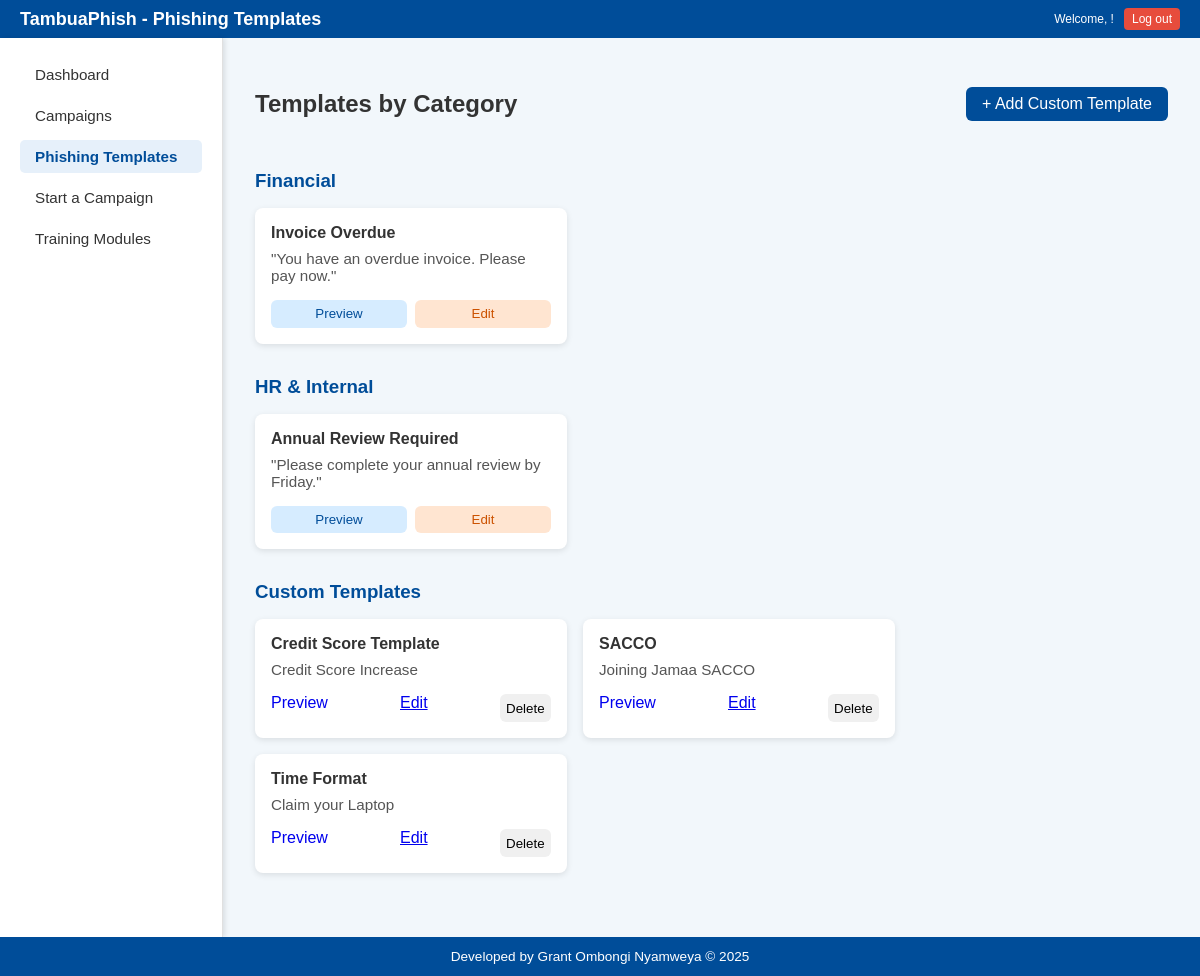
Page /phishing-templates (signed in) on the committed database.
### models.py (models this page shows)
class CustomEmailTemplate(db.Model):
    id = db.Column(db.Integer, primary_key=True)
    user_id = db.Column(db.Integer, db.ForeignKey('user.id'), nullable=False)
    template_name = db.Column(db.String(100), nullable=False)
    sender_name = db.Column(db.String(100), nullable=False)
    subject = db.Column(db.String(200), nullable=False)
    email_body = db.Column(db.Text, nullable=False)

### routes.py (the view)
@routes_bp.route('/phishing-templates')
def phishing_templates():
    if 'username' not in session:
        return redirect(url_for('routes.login'))
    current_user = User.query.filter_by(username=session['username']).first()
    if not current_user:
        flash('User not found.', 'danger')
        return redirect(url_for('routes.login'))
    templates = CustomEmailTemplate.query.filter_by(user_id=current_user.id).all()
    return render_template('templates.html', templates=templates)

### templates/templates.html (shortened to what this page needs)
<!DOCTYPE html>
<html lang="en">
<head>
  <link rel="stylesheet" href="{{ url_for('static', filename='templates.css') }}" />
</head>
<body>
  <header class="main-header">
    <div class="header-left">
      <h1>TambuaPhish - Phishing Templates</h1>
    </div>
    <div class="header-right">
      <p>Welcome, {{ username }}!</p>
      <a href="{{ url_for('routes.logout') }}" class="logout-button">Log out</a>
    </div>
  </header>
  <div class="dashboard-wrapper">
    <aside class="sidebar">
      <nav>
        <ul>
          <li><a href="{{url_for('routes.dashboard')}}">Dashboard</a></li>
          <li><a href="{{url_for('routes.campaigns')}}">Campaigns</a></li>
          <li><a href="{{url_for('routes.phishing_templates')}}" class="active">Phishing Templates</a></li>
          <li><a href="{{url_for('routes.start_a_campaign')}}">Start a Campaign</a></li>
          <li><a href="{{url_for('routes.training_modules')}}">Training Modules</a></li>
        </ul>
      </nav>
    </aside>
    <div class="main-content">
      <div class="template-header">
        <h2>Templates by Category</h2>
        <a href="{{ url_for('routes.create_custom_template') }}" id="add-template-btn" style="text-decoration: none;">+ Add Custom Template</a>
      </div>
      <div class="template-categories">
        <div class="category">
          <h3>Financial</h3>
          <div class="template-list">
            <div class="template-card">
              <h4>Invoice Overdue</h4>
              <p>"You have an overdue invoice. Please pay now."</p>
              <div class="template-actions">
                <button class="preview-btn">Preview</button>
                <button class="edit-btn">Edit</button>
              </div>
            </div>
          </div>
        </div>
        <div class="category">
          <h3>HR & Internal</h3>
          <div class="template-list">
            <div class="template-card">
              <h4>Annual Review Required</h4>
              <p>"Please complete your annual review by Friday."</p>
              <div class="template-actions">
                <button class="preview-btn">Preview</button>
                <button class="edit-btn">Edit</button>
              </div>
            </div>
          </div>
        </div>
        <div class="category">
          <h3>Custom Templates</h3>
          <div class="template-list">
            {% for template in templates %}
            <div class="template-card custom">
              <h4>{{ template.template_name }}</h4>
              <p>{{ template.subject }}</p>
              <div class="template-actions">
                <form action="{{ url_for('routes.preview_template', template_id=template.id) }}" method="GET" style="display: inline;">
                  <a href="{{ url_for('routes.preview_template', template_id=template.id) }}" class="btn btn-primary" style="text-decoration: none;">Preview</a>
                </form>
                <a href="{{ url_for('routes.edit_template', template_id=template.id) }}" class="btn btn-sm btn-warning">Edit</a>
                <form action="{{ url_for('routes.delete_template', template_id=template.id) }}" method="POST" style="display: inline;">
                  <button type="submit" class="btn btn-sm btn-danger" onclick="return confirm('Are you sure you want to delete this template?')">Delete</button>
                </form>
              </div>
            </div>
            {% else %}
            <p>No custom templates created yet.</p>
            {% endfor %}
          </div>
        </div>
      </div>
    </div>
  </div>
  <footer>
    <p>Developed by Grant Ombongi Nyamweya &copy; 2025</p>
  </footer>
</body>
</html>

### static/templates.css (style rules this page uses)
body { margin: 0; font-family: Arial, sans-serif; background-color: #f2f7fb; color: #333; display: flex; flex-direction: column; min-height: 100vh; }
.dashboard-wrapper { display: flex; flex-grow: 1; }
.sidebar { width: 182px; background-color: #ffffff; padding: 20px; box-shadow: 2px 0 5px rgba(0, 0, 0, 0.1); border-right: 1px solid #e0e0e0; flex-shrink: 0; }
.sidebar nav ul { list-style: none; padding: 0; margin: 0; }
.sidebar nav ul li { margin-bottom: 8px; }
.sidebar nav ul li a { text-decoration: none; color: #333; display: block; padding: 8px 15px; border-radius: 5px; transition: background-color 0.3s ease, color 0.3s ease; font-size: 0.95rem; }
.sidebar nav ul li a:hover, .sidebar nav ul li a.active { background-color: #e6f0fa; color: #004d99; font-weight: bold; }
.main-content { flex-grow: 1; padding: 2rem; overflow-y: auto; }
.template-header { display: flex; justify-content: space-between; align-items: center; margin-bottom: 2rem; }
#add-template-btn { background-color: #004d99; color: white; padding: 0.5rem 1rem; border: none; border-radius: 6px; cursor: pointer; transition: background-color 0.3s; }
.template-categories .category { margin-bottom: 2rem; }
.category h3 { margin-bottom: 1rem; color: #004d99; }
.template-list { display: flex; flex-wrap: wrap; gap: 1rem; }
.template-card { background-color: white; border-radius: 8px; padding: 1rem; box-shadow: 0 2px 6px rgba(0, 0, 0, 0.1); width: 280px; display: flex; flex-direction: column; justify-content: space-between; }
.template-card h4 { margin: 0 0 0.5rem; color: #333; }
.template-card p { margin: 0 0 1rem; color: #555; font-size: 0.95rem; }
.template-actions { margin-top: auto; display: flex; justify-content: space-between; gap: 0.5rem; }
.template-actions .preview-btn { background-color: #d6ecff; color: #004d99; }
.template-actions .edit-btn { background-color: #ffe5d1; color: #cc5200; }
.template-actions button { flex: 1; padding: 0.4rem; border: none; border-radius: 6px; cursor: pointer; background-color: #f0f0f0; transition: background-color 0.3s; outline: none; }
footer { text-align: center; padding: 0.75rem 1rem; background-color: #004d99; color: white; margin-top: auto; }
footer p { font-size: 0.85rem; margin: 0; padding: 0; }
.main-header { display: flex; justify-content: space-between; align-items: center; background: #004d99; color: white; padding: 8px 20px; }
.header-left h1 { margin: 0; font-size: 18px; }
.header-right { display: flex; align-items: center; gap: 10px; font-size: 12px; }
.header-right p { margin: 0; }
.logout-button { background-color: #e74c3c; color: white; text-decoration: none; padding: 4px 8px; font-size: 12px; border-radius: 4px; transition: background-color 0.2s; }

### templates/templates.html (style rules this page uses)
.main-header { display: flex; justify-content: space-between; align-items: center; background: #004d99; color: white; padding: 8px 20px; }
.header-left h1 { margin: 0; font-size: 18px; }
.header-right { display: flex; align-items: center; gap: 10px; font-size: 12px; }
.header-right p { margin: 0; }
.logout-button { background-color: #e74c3c; color: white; text-decoration: none; padding: 4px 8px; font-size: 12px; border-radius: 4px; transition: background-color 0.2s; }

### rows in the picture
CustomEmailTemplate: template_name "Credit Score Template", subject "Credit Score Increase"
CustomEmailTemplate: template_name "SACCO", subject "Joining Jamaa SACCO"
CustomEmailTemplate: template_name "Time Format", subject "Claim your Laptop"
